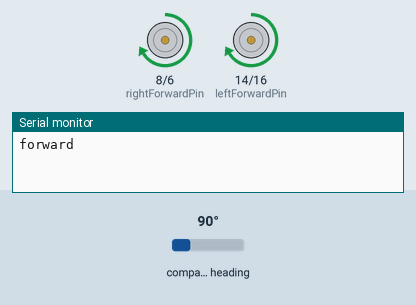
A sketch run on a simulated Arduino Uno, built with avr-gcc and run on an emulated ATmega328P. On the bench: motor-driver pin pairs drawn as motors (green arrow = first pin HIGH = forward, orange = second pin HIGH = backward, longer = more drive, scaled by the enable pin), the last lines printed to the serial monitor. The inputs (shaded band) are chosen by the test bench; at power-on: compass heading 90°.

Above: at 3.4 s.
At 5.0 s:
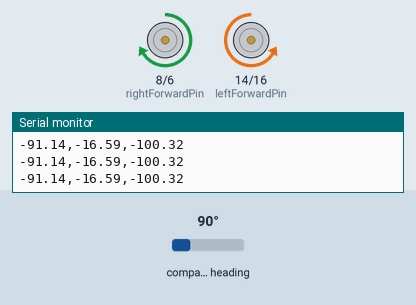
At 6.4 s:
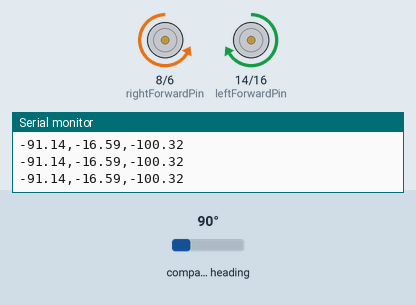
At 7.2 s:
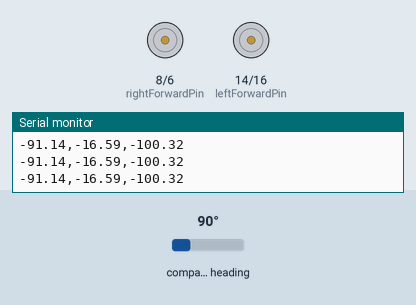
Timing chart, 0 to 9.1 s (numbered marks = the images above):
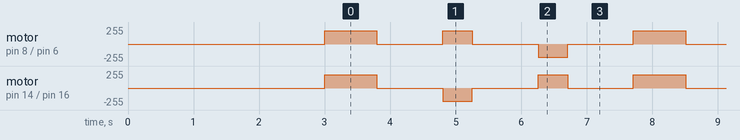

Measured:
- by itself, motor on pin 8 (rightForwardPin) / pin 6 (rightReversePin): repeats every 4.7 s: stopped 1.0 s, forward 200/255 0.45 s, stopped 1.0 s, backward 200/255 0.45 s, stopped 1.0 s, forward 200/255 0.80 s
- by itself, motor on pin 14 (leftForwardPin) / pin 16 (leftReversePin): repeats every 4.7 s: stopped 1.0 s, backward 200/255 0.45 s, stopped 1.0 s, forward 200/255 0.45 s, stopped 1.0 s, forward 200/255 0.80 s

The sketch:

kinderbot_wheeltest_v2.ino
```cpp
// Run this script to test if the wheels on the robot are working correctly.
// The robot should go forward, left, right, forward, left, right, etc

#include <Wire.h> //I2C Arduino Library
#include <Adafruit_Sensor.h>
#include <Adafruit_HMC5883_U.h>


#define address 0x1E //0011110b, I2C 7bit address of HMC5883

//-----SECTION TO COPY TO KinderBot.ino--------------
#define forwardTime 800
#define leftTime 450
#define rightTime 450
#define DEFAULT_LEFT 200
#define DEFAULT_RIGHT 200
//---------------------------------------------------

#define piezoPin 15
#define leftForwardPin 14
#define leftReversePin 16
#define leftEnablePin 10

#define rightForwardPin 8
#define rightReversePin 6
#define rightEnablePin 9

#define calibrationTime 20000
#define pauseTime 2000
#define LEFT 1
#define RIGHT 2
#define FORWARD 3


int leftSpeed=180;
int rightSpeed=180;
float k = 1;


Adafruit_HMC5883_Unified mag = Adafruit_HMC5883_Unified(12345);

float x,z; // heading data
float initial_heading;
float angle;
unsigned long initial_time;
unsigned long current_time;
float current_heading;
int state;

void setup() {
  Serial.begin(9600);

  /* Initialise the sensor */
  if(!mag.begin())
  {
    /* There was a problem detecting the HMC5883 ... check your connections */
    Serial.println("Ooops, no HMC5883 detected ... Check your wiring!");
    while(1);
  }

  pinMode(leftForwardPin, OUTPUT);
  pinMode(leftReversePin, OUTPUT);
  pinMode(leftEnablePin, OUTPUT);
  pinMode(rightForwardPin, OUTPUT);
  pinMode(rightReversePin, OUTPUT);
  pinMode(rightEnablePin, OUTPUT);
  delay(3000);
}

void loop() {
  forward();
  delay(1000);
  turn_left();
  delay(1000);
  turn_right();
  delay(1000);
}

//try out hard stop (mommentum may be accounting for a substantial amount of turn.

float angle_diff(float a1, float a2) {
  float result = a1 - a2;
  result += (result > 180) ? -360 : (result <- 180) ? 360 : 0;
  return result;
}

void go_forward() {
  Serial.println("forward");
  initial_heading = read_heading();
  initial_time = millis();
  motorForward(leftForwardPin, leftReversePin);
  motorForward(rightForwardPin, rightReversePin);
  on();
  leftSpeed = DEFAULT_LEFT;
  rightSpeed = DEFAULT_RIGHT;
  while ((millis() - initial_time) < forwardTime) {
      // change the ratio of left to right speed in proportion to the degree to which the heading has changed.
      current_heading = read_heading(); // want to have decreased by 90.
      angle = angle_diff(initial_heading,current_heading);
      // positive angle => turn left, negative angle => turn right
      float tmp = leftSpeed + ((int)(k*angle));
      if (tmp < 254 & tmp > 120) {
        leftSpeed = tmp;
      }
      tmp = rightSpeed - (int)(k*angle);
      if (tmp < 254 & tmp > 120) {
        rightSpeed = tmp;
      }
      adjust_speed(leftSpeed,rightSpeed);
      Serial.print(angle);Serial.print(',');Serial.print(leftSpeed);Serial.print(',');Serial.println(rightSpeed);
      delay(20);
  }

}

void turn_right() {
  Serial.println("right");
  initial_heading = read_heading();
  initial_time = millis();
  motorReverse(rightForwardPin, rightReversePin);
  motorForward(leftForwardPin, leftReversePin);
  on();
  while ((millis() - initial_time) < leftTime) {
     delay(20);
     current_heading = read_heading(); // want to have decreased by 90.
     angle = angle_diff(initial_heading,current_heading);
     if (angle > 45) {
       break;
     }
  }
  off();
}

void turn_left() {
  Serial.println("left");
  initial_heading = read_heading();
  initial_time = millis();
  motorForward(rightForwardPin, rightReversePin);
  motorReverse(leftForwardPin, leftReversePin);
  on();
  while ((millis() - initial_time) < leftTime) {
     delay(20);
     current_heading = read_heading(); // want to have decreased by 90.
     angle = angle_diff(initial_heading,current_heading);
     if (angle < -45) {
       break;
     }
  }
  off();
}

void forward_right_left() {
  forward();
  delay(pauseTime);
  right();
  delay(pauseTime);
  left();
  delay(2*pauseTime);
}

void forward_long() {
  Serial.println("forward");
  motorForward(leftForwardPin, leftReversePin);
  motorForward(rightForwardPin, rightReversePin);
  on();
  delay(calibrationTime);
  off();
  delay(2 * pauseTime);
}

float read_heading(){
  sensors_event_t event;
  mag.getEvent(&event);
  x = (event.magnetic.x - 85.224)*(1.06936);
  z = (event.magnetic.z + 12.652)*(.95619);
  float heading = 4068*atan2(x,z)/71;
  Serial.print(x);Serial.print(',');Serial.print(z);Serial.print(',');Serial.println(heading);
  return heading;
}

void on() {
  analogWrite(leftEnablePin, DEFAULT_LEFT);
  analogWrite(rightEnablePin, DEFAULT_RIGHT);
}

void adjust_speed(int leftspeed, int rightspeed) {
  analogWrite(leftEnablePin, leftspeed);
  analogWrite(rightEnablePin, rightspeed);
}

void off() {
  digitalWrite(leftEnablePin, LOW);
  digitalWrite(rightEnablePin, LOW);
}

void motorForward(int forwardPin, int reversePin) {
  digitalWrite(forwardPin, HIGH);
  digitalWrite(reversePin, LOW);
}

void motorReverse(int forwardPin, int reversePin) {
  digitalWrite(forwardPin, LOW);
  digitalWrite(reversePin, HIGH);
}


void forward() {
  Serial.println("forward");
  motorForward(leftForwardPin, leftReversePin);
  motorForward(rightForwardPin, rightReversePin);
  on();
  delay(forwardTime);
  off();
}

void right() {
  Serial.println("right");
  motorForward(leftForwardPin, leftReversePin);
  motorReverse(rightForwardPin, rightReversePin);
  on();
  delay(rightTime);
  off();
}

void left() {
  Serial.println("left");
  motorForward(rightForwardPin, rightReversePin);
  motorReverse(leftForwardPin, leftReversePin);
  on();
  delay(leftTime);
  off();
}
```
